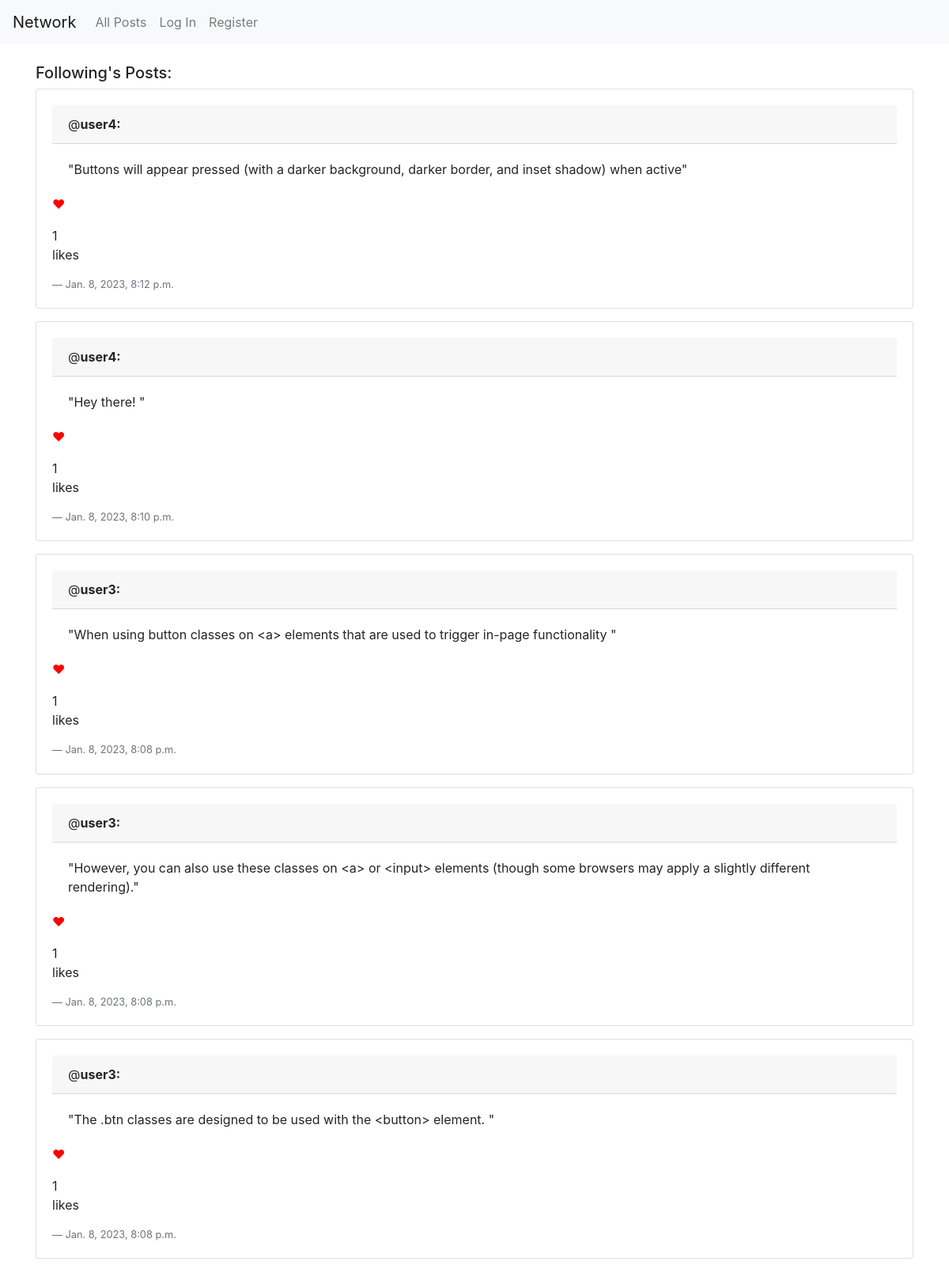
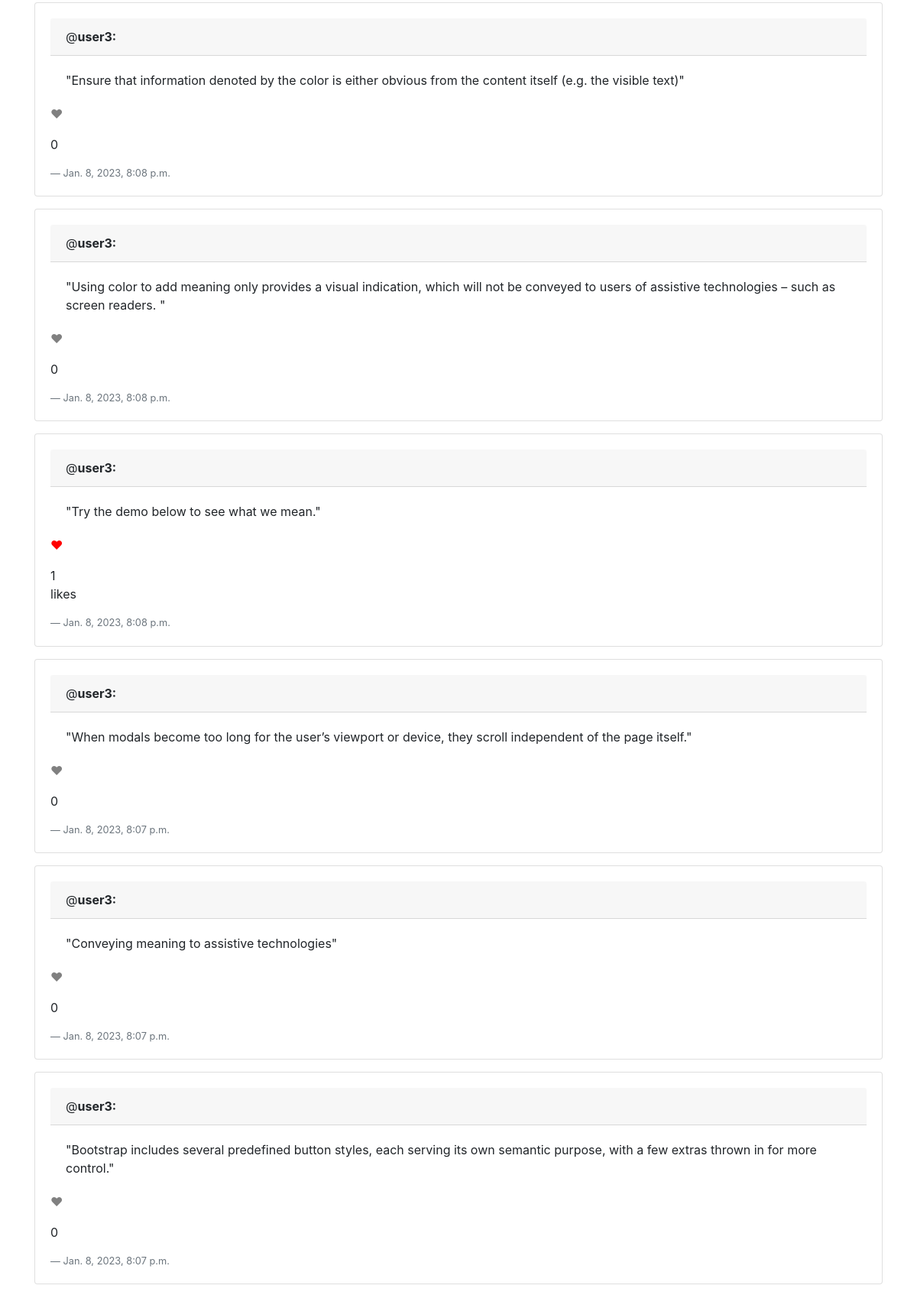
Screenshot of /following_posts/cproject4 (signed in, upper part) with the database file from the repository (2 pictures, top to bottom).
### network/models.py (models this page shows, shortened)
class Post(models.Model):
    user = models.ForeignKey(User, on_delete=models.CASCADE, related_name="post_user")
    text = models.CharField(max_length=255)
    date = models.DateTimeField(editable=True, auto_now_add=True)

class User(AbstractUser):
    pass

### network/views.py (the view)
# urls.py: path("following_posts/<str:user>", views.following_posts, name="following_posts"),
def following_posts(request, user):
    main_user = request.user
    all_followings = Following.objects.filter(user=main_user)
    all_posts = Post.objects.all().order_by("-date")
    posts = []
    for post in all_posts:
        for following in all_followings:
            if post.user == following.following:
                posts.append(post)
    countLikes(posts, main_user)
    paginator = Paginator(posts, 10)
    page_number = request.GET.get('page')
    page_obj = paginator.get_page(page_number)
    print(page_obj)
    return render(request, "network/following_posts.html", {
    "posts": posts,
    "page_obj": page_obj,
    "user": user,
    })

### network/views.py (called while the page is built)
def countLikes(posts, user) :
    for post in posts:
        likesCount = Like.objects.filter(post=post).count()
        post.likesCount = likesCount
        post.isLiked = Like.objects.filter(post=post, userliked=user).exists()

### network/templates/network/following_posts.html (shortened to what this page needs)
{% extends "network/layout.html" %}
{% load static %}
{% block body %}
<h5>Following's Posts:</h5>
{% for post in posts %}
  <div class="card mb-3">
    <div class="card-body ">
      <div class="card-header">@<b>{{ post.user}}:</b></div>
      <div class="card-body">"{{ post.text }}"</div>
      {% if post.isLiked %}
      <p><span onclick='handle_unlike(this.id, "{{ post.id }}")' id='unlike_btn_{{ post.id }}'
          class="like_btn liked">&hearts;</span>
      <div id="count_unlike_{{ post.id }}">{{ post.likesCount }}</div>likes</p>
      {% else %}
      <p>
        <span onclick='handle_like(this.id, "{{ post.id }}")' id='like_btn_{{ post.id }}'
          class="like_btn unliked">&hearts;</span>
      <div id="count_like_{{ post.id }}">{{ post.likesCount }}</div></p>
      {% endif %}
      <div class="blockquote-footer">{{ post.date }}
      </div>
    </div>
  </div>
  {% endfor %}
{% endblock %}

### network/static/network/styles.css (style rules this page uses)
.unliked { color: grey; }
.liked { color: red; }

### rows the page displays
Post: user "user4", text "Buttons will appear pressed (with a darker background, darker border, and inset shadow) when active", likesCount "1", date "Jan. 8, 2023, 8:12 p.m."
Post: user "user4", text "Hey there!", likesCount "1", date "Jan. 8, 2023, 8:10 p.m."
Post: user "user3", text "When using button classes on <a> elements that are used to trigger in-page functionality", likesCount "1", date "Jan. 8, 2023, 8:08 p.m."
Post: user "user3", text "However, you can also use these classes on <a> or <input> elements (though some browsers may apply a slightly different rendering).", likesCount "1", date "Jan. 8, 2023, 8:08 p.m."
Post: user "user3", text "The .btn classes are designed to be used with the <button> element.", likesCount "1", date "Jan. 8, 2023, 8:08 p.m."
Post: user "user3", text "Ensure that information denoted by the color is either obvious from the content itself (e.g. the visible text)", likesCount "0", date "Jan. 8, 2023, 8:08 p.m."
Post: user "user3", text "Using color to add meaning only provides a visual indication, which will not be conveyed to users of assistive technologies – such as screen readers.", likesCount "0", date "Jan. 8, 2023, 8:08 p.m."
Post: user "user3", text "Try the demo below to see what we mean.", likesCount "1", date "Jan. 8, 2023, 8:08 p.m."
Post: user "user3", text "When modals become too long for the user’s viewport or device, they scroll independent of the page itself.", likesCount "0", date "Jan. 8, 2023, 8:07 p.m."
Post: user "user3", text "Conveying meaning to assistive technologies", likesCount "0", date "Jan. 8, 2023, 8:07 p.m."
Post: user "user3", text "Bootstrap includes several predefined button styles, each serving its own semantic purpose, with a few extras thrown in for more control.", likesCount "0", date "Jan. 8, 2023, 8:07 p.m."
